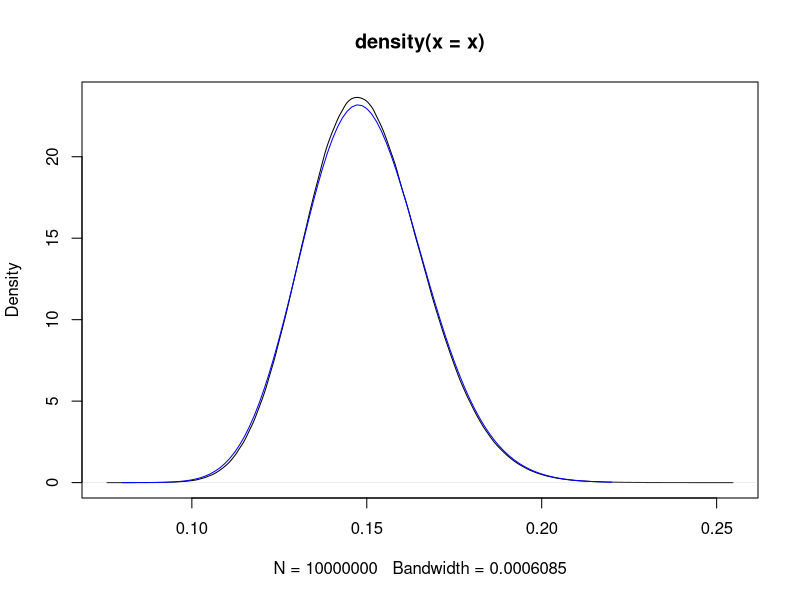
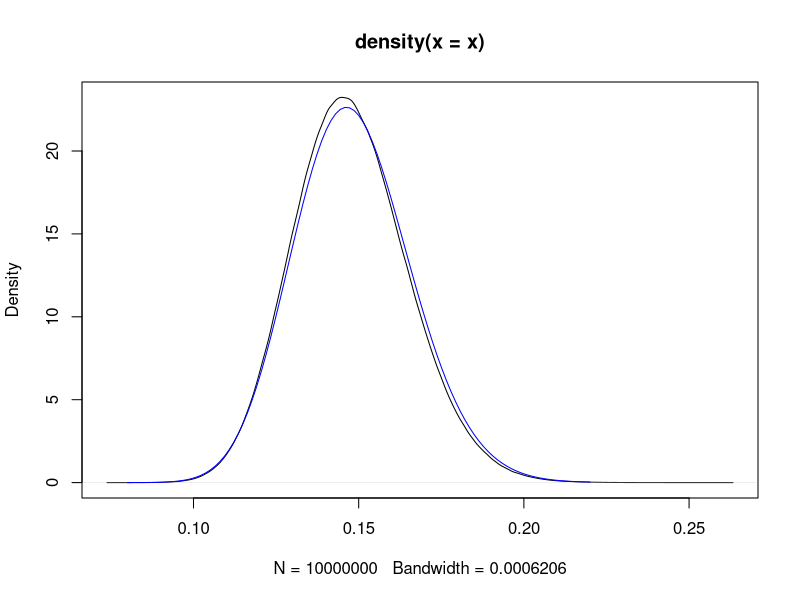
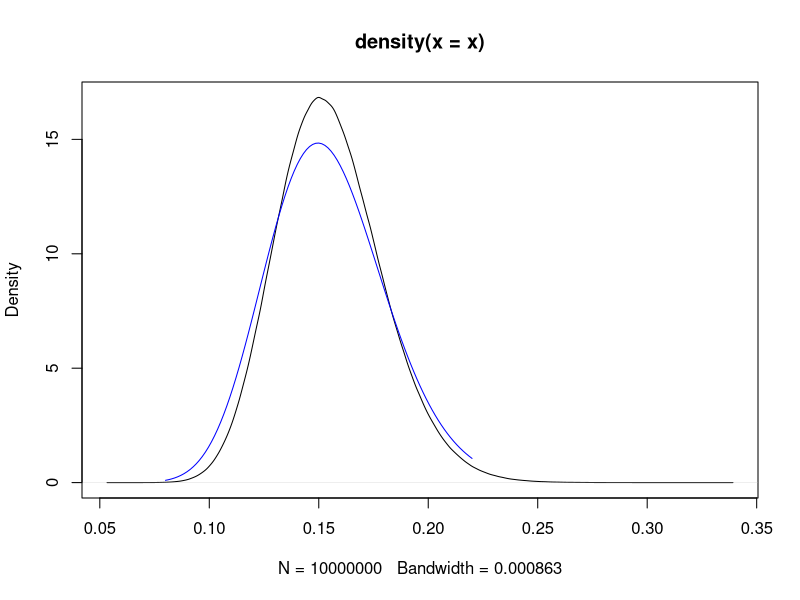
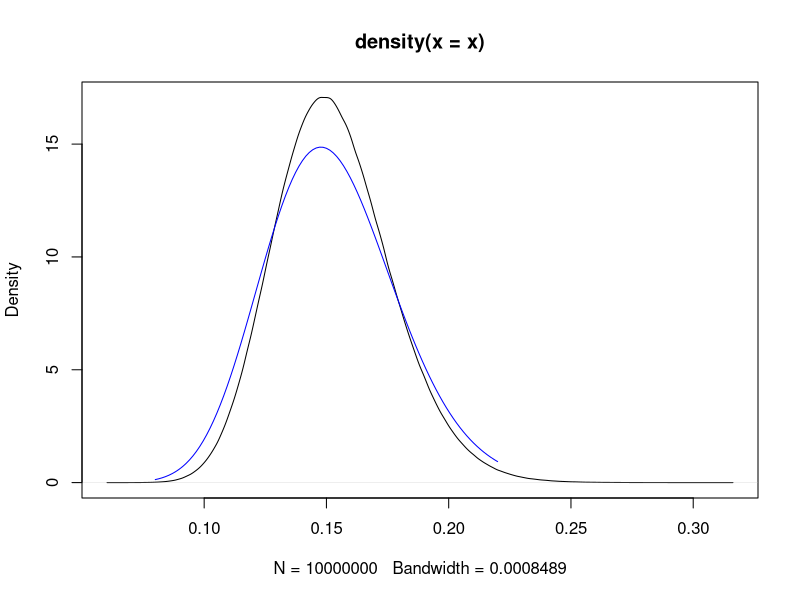
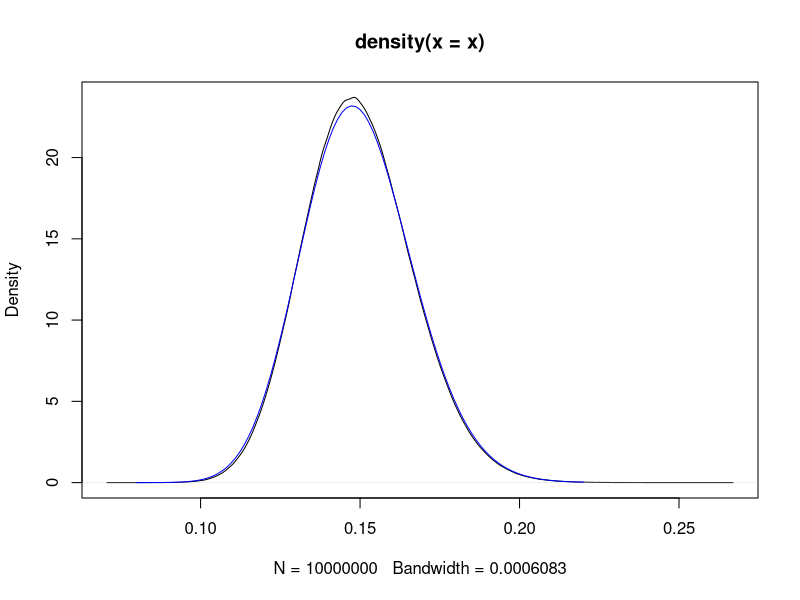
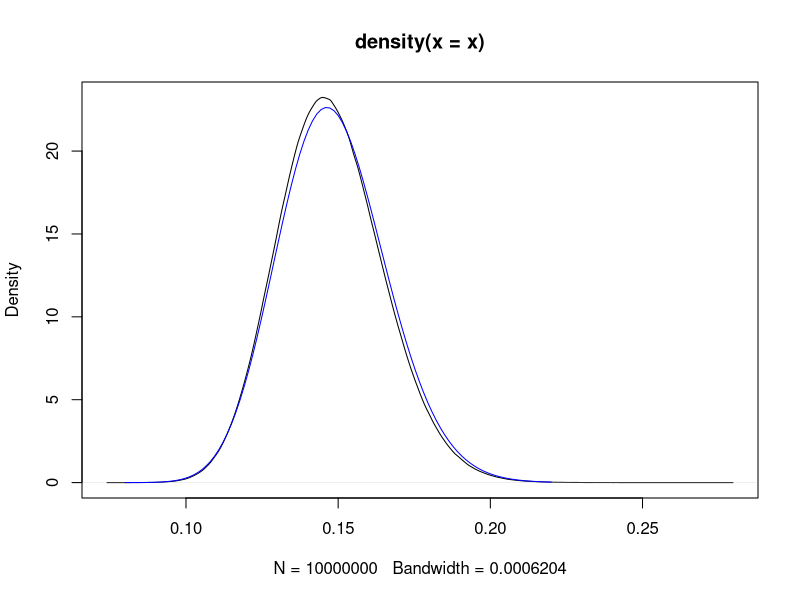
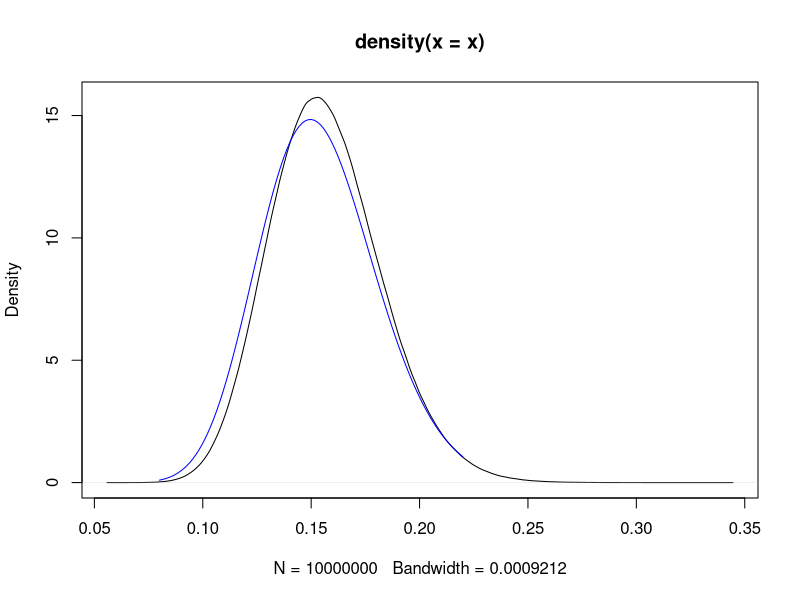
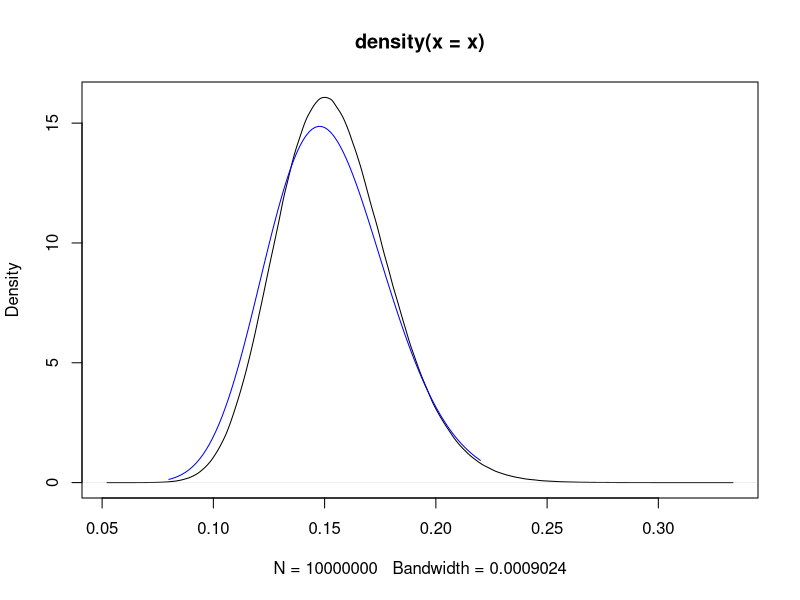

These charts were generated, in order, by the following R code:
## ---- chunk 1
#1
times <- read.csv("../Data/ThesisData.csv")
colnames(times) <- c("Year", "Type", "Time", "RxnTime", "Gender", "Batch")
men_finals <- subset(times, Type == "F" & Gender == "M" & Time != 'DQ')
men_pooled <- subset(times, (Type == "F" | Type == "S") & 
                       Gender == "M" & Time != 'DQ')
men_old_finals <- subset(times, Type == "F" & Gender == "M" & 
                           Time != 'DQ' & Year < 2022)
men_old_pooled <- subset(times, (Type == "F" | Type == "S") & 
                           Gender == "M" & Time != 'DQ' & Year < 2022)
## ---- chunk 2
#2
library(lme4)
men_old_finals_one_gamma_log <- glm(RxnTime ~ 1, data = men_old_finals, 
                                    family = Gamma(link = "log"))
men_finals_one_gamma_log <- glm(RxnTime ~ 1, data = men_finals, 
                                family = Gamma(link = "log"))
men_old_pooled_one_gamma_log <- glm(RxnTime ~ 1, data = men_old_pooled, 
                                    family = Gamma(link = "log"))
men_pooled_one_gamma_log <- glm(RxnTime ~ 1, data = men_pooled, 
                                family = Gamma(link = "log"))
## ---- chunk 3
#3
library(lme4)

men_old_finals_year_gamma_log <- glmer(RxnTime ~ (1|Year), data = men_old_finals, 
                                       family = Gamma(link = "log"))
men_finals_year_gamma_log <- glmer(RxnTime ~ (1|Year), data = men_finals, 
                                   family = Gamma(link = "log"))
men_old_pooled_year_gamma_log <- glmer(RxnTime ~ (1|Year), data = men_old_pooled, 
                                       family = Gamma(link = "log"))
men_pooled_year_gamma_log <- glmer(RxnTime ~ (1|Year), data = men_pooled, 
                                   family = Gamma(link = "log"))

## ---- chunk 4
#4
library(lme4)
men_old_finals_batch_gamma_log <-glmer(RxnTime ~ (1 | Batch), data = men_old_finals, 
                             family = Gamma(link = "log"))
men_finals_batch_gamma_log <-glmer(RxnTime ~ (1 | Batch), data = men_finals, 
                         family = Gamma(link = "log"))
men_old_pooled_batch_gamma_log <-glmer(RxnTime ~ (1 | Batch), data = men_old_pooled, 
                             family = Gamma(link = "log"))
men_pooled_batch_gamma_log <-glmer(RxnTime ~ (1 | Batch), data = men_pooled, 
                         family = Gamma(link = "log"))
## ---- chunk 5
#5
library(lme4)
men_old_finals_two_effect_gamma_log <- glmer(RxnTime ~ (1 | Year) + (1 | Batch), 
                                   data = men_old_finals, family = Gamma(link = "log"))
men_finals_two_effect_gamma_log<- glmer(RxnTime ~ (1 | Year) + (1 | Batch), 
                              data = men_finals, family = Gamma(link = "log"))
men_old_pooled_two_effect_gamma_log <- glmer(RxnTime ~ (1 | Year) + (1 | Batch), 
                                   data = men_old_pooled, family = Gamma(link = "log"))
men_pooled_two_effect_gamma_log <- glmer(RxnTime ~ (1 | Year) + (1 | Batch), 
                               data = men_pooled, family = Gamma(link = "log"))
## ---- chunk 6
anova(men_pooled_batch_gamma_log, men_pooled_two_effect_gamma_log)
## ---- chunk 7
anova(men_pooled_year_gamma_log, men_pooled_two_effect_gamma_log)
## ---- chunk 8
#6
set.seed(1)
library(lme4)
sim_two_effect_time <- function(model, base, RxnTime) {
  simfit <- function(model, n = 10000000) {
    vc <- as.data.frame(VarCorr(model))
    sd_year <- vc$sdcor[1]
    sd_year_batch <- vc$sdcor[2]
    
    z1 <- rnorm(n, sd = sd_year)
    z2 <- rnorm(n, sd = sd_year_batch)
    
    shape <- 1 / sigma(model)^2
    mu <- exp(fixef(model) + z1 + z2)
    
    x <- rgamma(n, shape = shape, scale = mu / shape)
    x
  }
  
  sbase <- summary(base)
  x <- simfit(model)
  print(mean(x < RxnTime))
  #print(quantile(x, prob = c(0.00001, 0.0001, 0.0005, 0.001)))
  ## compare with and without random effect
  plot(density(x))  # with random effects
  curve(dgamma(x, shape = 1 / sbase$dispersion, 
               scale = exp(coef(base)) * sbase$dispersion), 
        0.08, 0.22, add = TRUE, col = "blue")  # fixed effect only
}
## ---- chunk 9
#7
sim_two_effect_time(men_old_finals_two_effect_gamma_log, men_old_finals_one_gamma_log, 0.1)
sim_two_effect_time(men_finals_two_effect_gamma_log, men_finals_one_gamma_log, 0.1)
sim_two_effect_time(men_old_pooled_two_effect_gamma_log, men_old_pooled_one_gamma_log, 0.1)
sim_two_effect_time(men_pooled_two_effect_gamma_log, men_pooled_one_gamma_log, 0.1)
## ---- chunk 10
#8
set.seed(1)
library(lme4)
sim_two_effect_prob <- function(model, base, prob) {
  simfit <- function(model, n = 10000000) {
    vc <- as.data.frame(VarCorr(model))
    sd_year <- vc$sdcor[1]
    sd_year_batch <- vc$sdcor[2]
    
    z1 <- rnorm(n, sd = sd_year)
    z2 <- rnorm(n, sd = sd_year_batch)
    
    shape <- 1 / sigma(model)^2
    mu <- exp(fixef(model) + z1 + z2)
    
    x <- rgamma(n, shape = shape, scale = mu / shape)
    x
  }
  
  sbase <- summary(base)
  x <- simfit(model)
  print(quantile(x, probs = prob))
}
## ---- chunk 11
#9
sim_two_effect_prob(men_old_finals_two_effect_gamma_log, men_old_finals_one_gamma_log, 0.001)
sim_two_effect_prob(men_finals_two_effect_gamma_log, men_finals_one_gamma_log, 0.001)
sim_two_effect_prob(men_old_pooled_two_effect_gamma_log, men_old_pooled_one_gamma_log, 0.001)
sim_two_effect_prob(men_pooled_two_effect_gamma_log, men_pooled_one_gamma_log, 0.001)
## ---- chunk 12
#10
sim_two_effect_prob(men_old_finals_two_effect_gamma_log, men_old_finals_one_gamma_log, 0.0001)
sim_two_effect_prob(men_finals_two_effect_gamma_log, men_finals_one_gamma_log, 0.0001)
sim_two_effect_prob(men_old_pooled_two_effect_gamma_log, men_old_pooled_one_gamma_log, 0.0001)
sim_two_effect_prob(men_pooled_two_effect_gamma_log, men_pooled_one_gamma_log, 0.0001)
## ---- chunk 13
#11
library(lme4)
set.seed(1)
sim_one_effect_time <- function(model, base, RxnTime){
    simfit <- function(model, n = 10000000) {
    vc <- as.data.frame(VarCorr(model))
    ## mu <- exp(coef(model)$Year[,]) ## using fitted random effects only
    z <- rnorm(n, sd = vc$sdcor[1]) #$ using generated random effects
    mu <- exp(fixef(model) + z)
    shape <- 1 / vc$vcov[2]
    x <- rgamma(n, shape = shape, scale = mu / shape)
    x
    }
  sbase <- summary(base)
  #print(sbase)
  x <- simfit(model)
  print(mean(x < RxnTime))
  ## compare with and without random effect
  plot(density(x)) # with random effect
  curve(dgamma(x, shape = 1 / sbase$dispersion, 
               scale = exp(coef(base)) * sbase$dispersion), 
        0.08, 0.22, add = TRUE, col = "blue") # fixed effect only
}
## ---- chunk 14
#12
sim_one_effect_time(men_old_finals_year_gamma_log, men_old_finals_one_gamma_log, 0.1)
sim_one_effect_time(men_finals_year_gamma_log, men_finals_one_gamma_log, 0.1)
sim_one_effect_time(men_old_pooled_year_gamma_log, men_old_pooled_one_gamma_log, 0.1)
sim_one_effect_time(men_pooled_year_gamma_log, men_pooled_one_gamma_log, 0.1)
## ---- chunk 15
#13
sim_one_effect_time(men_old_finals_batch_gamma_log, men_old_finals_one_gamma_log, 0.1)
sim_one_effect_time(men_finals_batch_gamma_log, men_finals_one_gamma_log, 0.1)
sim_one_effect_time(men_old_pooled_batch_gamma_log, men_old_pooled_one_gamma_log, 0.1)
sim_one_effect_time(men_pooled_batch_gamma_log, men_pooled_one_gamma_log, 0.1)
## ---- chunk 16
#14
library(lme4)
set.seed(1)
sim_one_effect_prob <- function(model, base, prob) {
  simfit <- function(model, n = 10000000) {
    vc <- as.data.frame(VarCorr(model))
    z <- rnorm(n, sd = vc$sdcor[1])
    mu <- exp(fixef(model) + z)
    shape <- 1 / vc$vcov[2]
    x <- rgamma(n, shape = shape, scale = mu / shape)
    x
  }

  sbase <- summary(base)
  x <- simfit(model)
  print(quantile(x, probs = prob))
}
## ---- chunk 17
#15
sim_one_effect_prob(men_old_finals_year_gamma_log, men_old_finals_one_gamma_log, 0.001)
sim_one_effect_prob(men_finals_year_gamma_log, men_finals_one_gamma_log, 0.001)
sim_one_effect_prob(men_old_pooled_year_gamma_log, men_old_pooled_one_gamma_log, 0.001)
sim_one_effect_prob(men_pooled_year_gamma_log, men_pooled_one_gamma_log, 0.001)
## ---- chunk 18
#16
sim_one_effect_prob(men_old_finals_year_gamma_log, men_old_finals_one_gamma_log, 0.0001)
sim_one_effect_prob(men_finals_year_gamma_log, men_finals_one_gamma_log, 0.0001)
sim_one_effect_prob(men_old_pooled_year_gamma_log, men_old_pooled_one_gamma_log, 0.0001)
sim_one_effect_prob(men_pooled_year_gamma_log, men_pooled_one_gamma_log, 0.0001)
